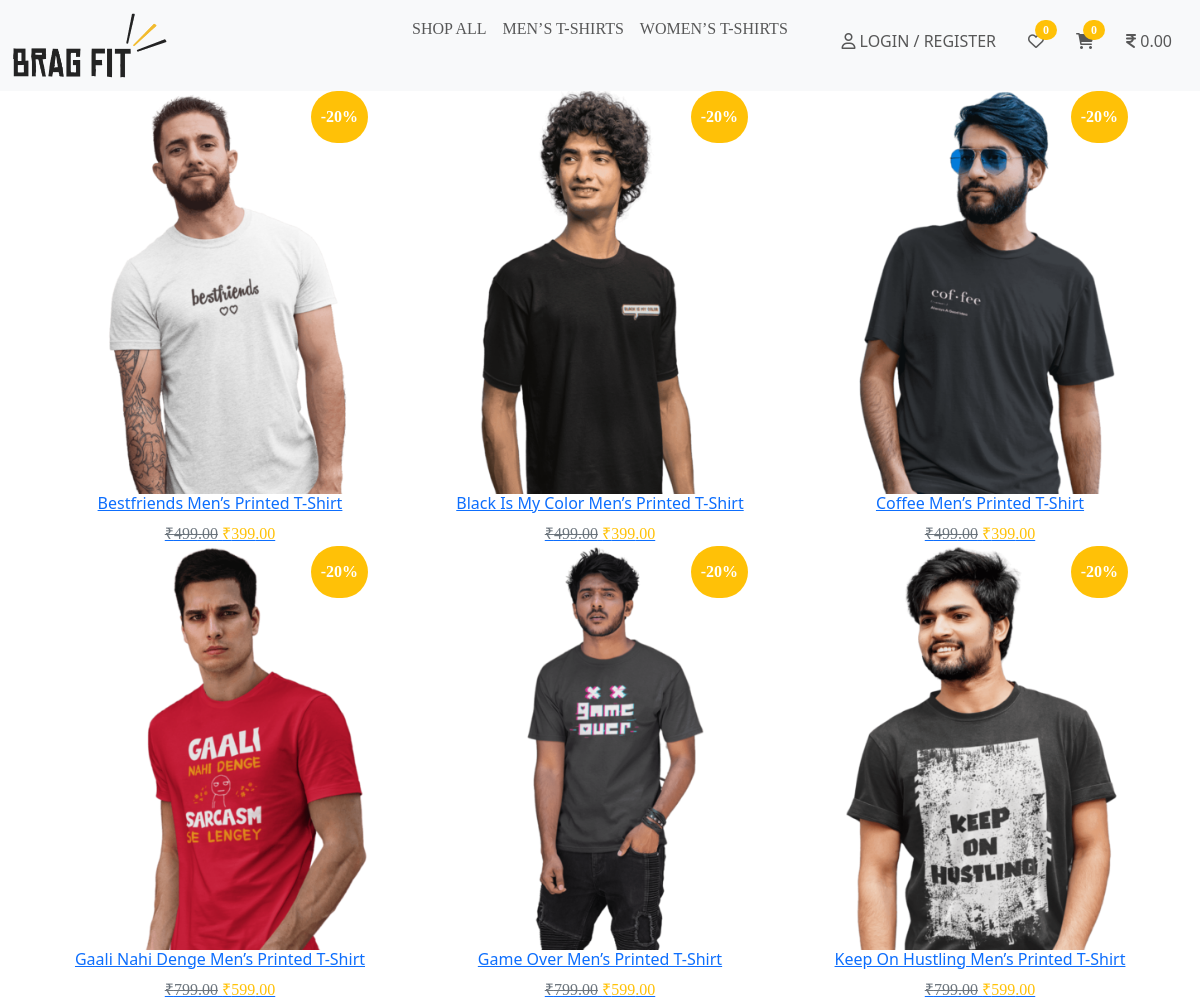
Screenshot of /products.php?id=1 with the database file from the repository.
### tables this page shows
CREATE TABLE `products` (
  `product_id` int(11) NOT NULL,
  `product_name` varchar(100) NOT NULL,
  `product_img` varchar(40) NOT NULL,
  `product_old_price` varchar(20) NOT NULL,
  `product_price` varchar(20) NOT NULL,
  `description` varchar(1000) NOT NULL,
  `category_id` varchar(10) NOT NULL
);

### products.php (the view, shortened to what this page needs)
<?php
include 'common/connection.php';
$cid = $_GET['id'];
$sql = 'SELECT * from products WHERE category_id = '.$cid;
$result = $con->query($sql);
?>
<!DOCTYPE html>
<html>
<head>
    <?php include 'common/head.php'; ?>
</head>
<body>
    <?php include 'common/header.php'; ?>
    <div class="container align">
        <div class="row">
            <?php foreach ($result as $col) { ?>
                <div class="col-lg-4 col-md-6 center">
                    <a href="product_info.php?id=<?= $col['product_id'] ?>">
                        <div class="position-relative">
                            <img src="assets/images/<?= $col['product_img'] ?>" />
                            <div class="badge1 rounded-pill bg-warning">
                                <span class="badge rounded-pill bg-warning"> -20% </span>
                            </div>
                            <h6><?= $col['product_name'] ?></h6>
                            <span
                                class="text-decoration-line-through text-secondary">₹<?= $col['product_old_price'] ?>.00</span>
                            <span class="text-warning">₹<?= $col['product_price'] ?>.00</span>
                        </div>
                    </a>
                </div>
            <?php } ?>
        </div>
    </div>

### common/head.php (shortened to what this page needs)
<link rel="stylesheet" type="text/css" href="assets/css/style.css" />
<link rel="stylesheet" type="text/css"
  href="https://cdnjs.cloudflare.com/ajax/libs/font-awesome/6.5.2/css/all.min.css" />
<link href="https://cdn.jsdelivr.net/npm/bootstrap@5.3.3/dist/css/bootstrap.min.css" rel="stylesheet">
<link href="https://cdnjs.cloudflare.com/ajax/libs/font-awesome/6.0.0/css/all.min.css" rel="stylesheet" />

### common/header.php (shortened to what this page needs)
<nav class="navbar navbar-expand-sm bg-light sticky-top">
    <div class="container-fluid">
        <div class="col-4">
            <a href="index.php">
                <img src="assets/images/logo.png" width="40%" />
            </a>
        </div>
        <div class="col-4">
            <ul class="navbar-nav">
                <li class="nav-item">
                    <a class="nav-link" href="#"><span>SHOP ALL</span></a>
                </li>
                <li class="nav-item dropdown">
                    <a class="nav-link" href="#"><span>MEN’S T-SHIRTS</span></a>
                </li>
                <li class="nav-item dropdown">
                    <a class="nav-link" href="#"><span>WOMEN’S T-SHIRTS</span></a>
                </li>
            </ul>
        </div>
        <div class="col-4 hovers">
            <ul class="navbar-nav justify-content-end">
                <?php
                if (isset($_SESSION['username'])) { ?>
                    <div class="dropdown">
                        <li class="nav-item p-2">
                            <a class="nav-link" href="javascript:void(0)" id="dropdownMenuButton" data-mdb-toggle="dropdown"
                                aria-expanded="false" style="text-transform: uppercase;"><i class="fa-regular fa-user"></i>
                                <?= $_SESSION['username'] ?></a>
                        </li>
                        <ul class="dropdown-menu" aria-labelledby="dropdownMenuButton">
                            <li><a class="dropdown-item" href="#">Dashboard</a></li>
                            <li><a class="dropdown-item" href="#">Orders</a></li>
                            <li><a class="dropdown-item" href="#">Addresses</a></li>
                            <li><a class="dropdown-item" href="#">Account Details</a></li>
                            <li><a class="dropdown-item" href="#">Wishlist</a></li>
                            <li><a class="dropdown-item" href="logout.php">Logout</a></li>
                        </ul>
                    </div>
                <?php } else { ?>
                    <li class="nav-item p-2">
                        <a class="nav-link" href="login.php"> <i class="fa-regular fa-user"></i> LOGIN / REGISTER </a>
                    </li>
                <?php } ?>
                <li class="nav-item p-2">
                    <a class="nav-link" href="#">
                        <i class="fa-regular fa-heart">
                            <span class="badge rounded-pill bg-warning"> 0 </span>
                        </i>
                    </a>
                </li>
                <li class="nav-item p-2">
                    <a class="nav-link" style="position: relative;" href="cart.php">
                        <i class="fa-solid fa-cart-shopping">
                            <span class="badge rounded-pill bg-warning"> 0 </span>
                        </i>
                    </a>
                </li>
                <li class="nav-item p-2">
                    <a class="nav-link" href="#"> <i class="fa-solid fa-indian-rupee-sign"></i> 0.00 </a>
                </li>
            </ul>
        </div>
    </div>
</nav>

### assets/css/style.css (style rules this page uses)
.hovers a { position: relative; }
.hovers span { position: absolute; top: -1px; left: 15px; }
.dropdown { position: relative; display: inline-block; }
.align img { width: 100%; cursor: pointer; }
.align h6 { text-align: center; }
.center { text-align: center; }
.badge1 span { font-size: 16px; position: absolute; padding: 18px 10px; top: 0px; right: 0px; }
span { font-family: serif; }
li { margin-bottom: 10px; }
.badge1 span { font-size: 16px; position: absolute; padding: 18px 10px; top: 0; right: 30px; }

### rows the page displays
products: product_img (picture), product_name "Bestfriends Men’s Printed T-Shirt", product_old_price "499", product_price "399"
products: product_img (picture), product_name "Black Is My Color Men’s Printed T-Shirt", product_old_price "499", product_price "399"
products: product_img (picture), product_name "Coffee Men’s Printed T-Shirt", product_old_price "499", product_price "399"
products: product_img (picture), product_name "Gaali Nahi Denge Men’s Printed T-Shirt", product_old_price "799", product_price "599"
products: product_img (picture), product_name "Game Over Men’s Printed T-Shirt", product_old_price "799", product_price "599"
products: product_img (picture), product_name "Keep On Hustling Men’s Printed T-Shirt", product_old_price "799", product_price "599"
